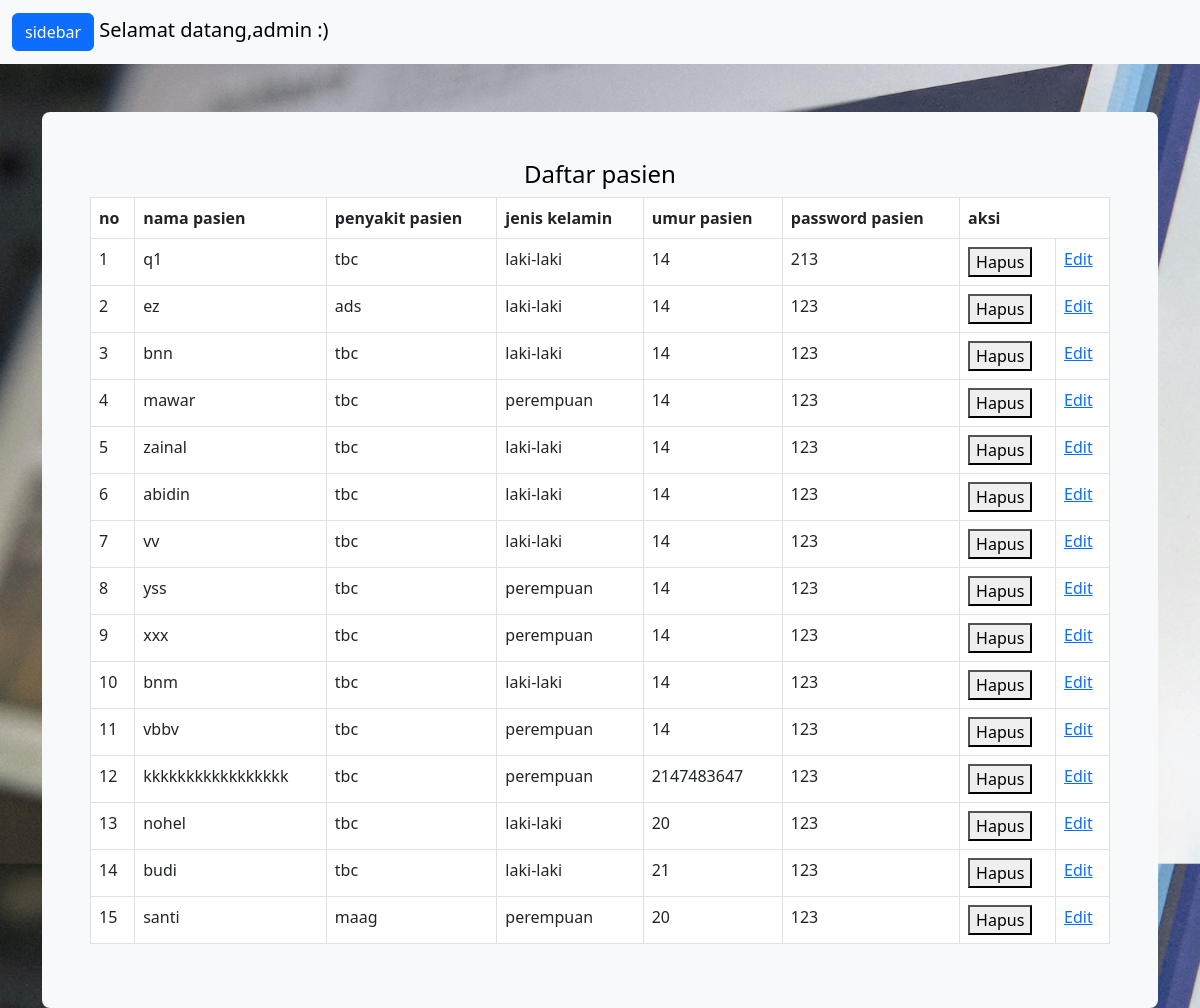
/admin/edit/edit_pasien.php, run on the app's committed database.
### tables this page shows
CREATE TABLE `data_pasien` (
  `id_pasien` int(11) NOT NULL,
  `nama_pasien` varchar(255) DEFAULT NULL,
  `penyakit_pasien` varchar(255) DEFAULT NULL,
  `jk_pasien` enum('laki-laki','perempuan') DEFAULT NULL,
  `umur_pasien` int(11) DEFAULT NULL,
  `password_pasien` int(11) DEFAULT NULL,
  `id_obat` int(11) NOT NULL,
  `id_dokter` int(11) NOT NULL
);

### admin/edit/edit_pasien.php (the view, shortened to what this page needs)
<?php
$servername = "localhost";
$username = "root";
$password = "";
$dbname = "db_rumah sakit";
$conn = mysqli_connect($servername, $username, $password, $dbname);
  $username = $_SESSION['nama_admin'];
$query = "SELECT * FROM data_pasien ORDER BY id_pasien ASC";
$result = mysqli_query($conn, $query);
?>
<!doctype html>
<html lang="en">
  <head>
    <link href="https://cdn.jsdelivr.net/npm/bootstrap@5.3.0/dist/css/bootstrap.min.css" rel="stylesheet">
  </head>
  <body>
    <nav class="navbar bg-body-tertiary">
        <div class="container-fluid">
        <span class="navbar-brand mb-0 h1">
            <button class="btn btn-primary" type="button" data-bs-toggle="offcanvas" data-bs-target="#offcanvasExample" aria-controls="offcanvasExample">
                sidebar
            </button>
            <?php echo "Selamat datang,admin " . $username . " :)"; ?>
        </span>
        </div>
    </nav>
    <div class="container my-5">
    <div class="p-5 bg-body-tertiary rounded-3">
        <h4 class="text-body-emphasis text-center">Daftar pasien</h4>
        <table class="table table-bordered">
            <thead>
                <tr>
                    <th scope="col">no</th>
                    <th scope="col">nama pasien</th>
                    <th scope="col">penyakit pasien</th>
                    <th scope="col">jenis kelamin</th>
                    <th scope="col">umur pasien</th>
                    <th scope="col">password pasien</th>
                    <th scope="col" colspan="2">aksi</th>
                </tr>
            </thead>
            <tbody>
                      <?php $no = 1; ?>
                      <?php while($row = mysqli_fetch_assoc($result)) : ?>
                        <tr>
                          <td scope="row"><?= $no++; ?></td>
                          <td><?= $row["nama_pasien"];?></td>
                          <td><?= $row["penyakit_pasien"];?></td>
                          <td><?= $row["jk_pasien"];?></td>
                          <td><?= $row["umur_pasien"];?></td>
                          <td><?= $row["password_pasien"];?></td>
                          <td>
                              <form method="post">
                                  <button type="submit" name="hapus">Hapus</button>
                                  <?php echo "<td><a href='edit2_pasien.php?id_pasien=".$row['id_pasien']."'>Edit</a></td>"; ?>
                              </form>
                          </td>
                        </tr>
            </tbody>
                    <?php endwhile; ?>
        </table>
    </div>
</div>
  </body>
</html>

### admin/edit/edit_pasien.php (style rules this page uses)
body { background-image: url('background/admin1.jpg'); background-size: cover; height: 200px; width: 100%; }

### data on the page
data_pasien: nama_pasien "q1", penyakit_pasien "tbc", jk_pasien "laki-laki", umur_pasien "14", password_pasien "213"
data_pasien: nama_pasien "ez", penyakit_pasien "ads", jk_pasien "laki-laki", umur_pasien "14", password_pasien "123"
data_pasien: nama_pasien "bnn", penyakit_pasien "tbc", jk_pasien "laki-laki", umur_pasien "14", password_pasien "123"
data_pasien: nama_pasien "mawar", penyakit_pasien "tbc", jk_pasien "perempuan", umur_pasien "14", password_pasien "123"
data_pasien: nama_pasien "zainal", penyakit_pasien "tbc", jk_pasien "laki-laki", umur_pasien "14", password_pasien "123"
data_pasien: nama_pasien "abidin", penyakit_pasien "tbc", jk_pasien "laki-laki", umur_pasien "14", password_pasien "123"
data_pasien: nama_pasien "vv", penyakit_pasien "tbc", jk_pasien "laki-laki", umur_pasien "14", password_pasien "123"
data_pasien: nama_pasien "yss", penyakit_pasien "tbc", jk_pasien "perempuan", umur_pasien "14", password_pasien "123"
data_pasien: nama_pasien "xxx", penyakit_pasien "tbc", jk_pasien "perempuan", umur_pasien "14", password_pasien "123"
data_pasien: nama_pasien "bnm", penyakit_pasien "tbc", jk_pasien "laki-laki", umur_pasien "14", password_pasien "123"
data_pasien: nama_pasien "vbbv", penyakit_pasien "tbc", jk_pasien "perempuan", umur_pasien "14", password_pasien "123"
data_pasien: nama_pasien "kkkkkkkkkkkkkkkkk", penyakit_pasien "tbc", jk_pasien "perempuan", umur_pasien "2147483647", password_pasien "123"
data_pasien: nama_pasien "nohel", penyakit_pasien "tbc", jk_pasien "laki-laki", umur_pasien "20", password_pasien "123"
data_pasien: nama_pasien "budi", penyakit_pasien "tbc", jk_pasien "laki-laki", umur_pasien "21", password_pasien "123"
data_pasien: nama_pasien "santi", penyakit_pasien "maag", jk_pasien "perempuan", umur_pasien "20", password_pasien "123"
